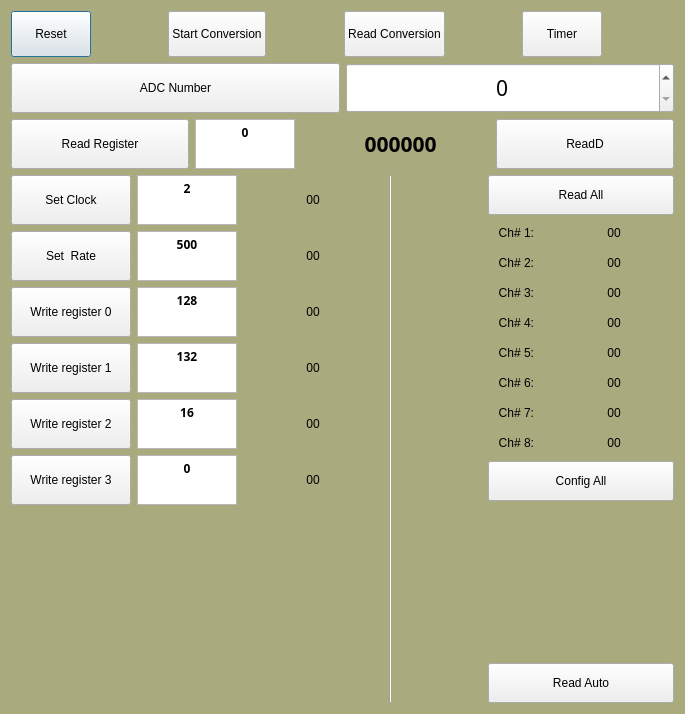
<?xml version="1.0" encoding="UTF-8"?>
<ui version="4.0">
 <class>NewDebug</class>
 <widget class="QDialog" name="NewDebug">
  <property name="geometry">
   <rect>
    <x>0</x>
    <y>0</y>
    <width>685</width>
    <height>714</height>
   </rect>
  </property>
  <property name="windowTitle">
   <string>Dialog</string>
  </property>
  <property name="styleSheet">
   <string notr="true">QDialog {
	background-color: rgb(170, 170, 127);
}
QPushButton{
	font: 500 13pt &quot;Sans Serif&quot;;
}
QLabel {
	font: 700 16pt &quot;Sans Serif&quot;;
}
QEditText {
	font: 700 16pt &quot;Sans Serif&quot;;
}
</string>
  </property>
  <layout class="QVBoxLayout" name="verticalLayout_3">
   <item>
    <layout class="QHBoxLayout" name="horizontalLayout_8">
     <item>
      <widget class="QPushButton" name="pb_Reset">
       <property name="sizePolicy">
        <sizepolicy hsizetype="Minimum" vsizetype="Preferred">
         <horstretch>0</horstretch>
         <verstretch>0</verstretch>
        </sizepolicy>
       </property>
       <property name="text">
        <string>Reset</string>
       </property>
      </widget>
     </item>
     <item>
      <spacer name="horizontalSpacer_7">
       <property name="orientation">
        <enum>Qt::Horizontal</enum>
       </property>
       <property name="sizeHint" stdset="0">
        <size>
         <width>40</width>
         <height>20</height>
        </size>
       </property>
      </spacer>
     </item>
     <item>
      <spacer name="horizontalSpacer_11">
       <property name="orientation">
        <enum>Qt::Horizontal</enum>
       </property>
       <property name="sizeHint" stdset="0">
        <size>
         <width>260</width>
         <height>46</height>
        </size>
       </property>
      </spacer>
     </item>
     <item>
      <widget class="QPushButton" name="pb_StartConversion">
       <property name="sizePolicy">
        <sizepolicy hsizetype="Minimum" vsizetype="Preferred">
         <horstretch>0</horstretch>
         <verstretch>0</verstretch>
        </sizepolicy>
       </property>
       <property name="text">
        <string>Start Conversion</string>
       </property>
      </widget>
     </item>
     <item>
      <spacer name="horizontalSpacer_10">
       <property name="orientation">
        <enum>Qt::Horizontal</enum>
       </property>
       <property name="sizeHint" stdset="0">
        <size>
         <width>260</width>
         <height>46</height>
        </size>
       </property>
      </spacer>
     </item>
     <item>
      <widget class="QPushButton" name="pb_ReadConversion">
       <property name="sizePolicy">
        <sizepolicy hsizetype="Minimum" vsizetype="Preferred">
         <horstretch>0</horstretch>
         <verstretch>0</verstretch>
        </sizepolicy>
       </property>
       <property name="text">
        <string>Read Conversion</string>
       </property>
      </widget>
     </item>
     <item>
      <spacer name="horizontalSpacer_9">
       <property name="orientation">
        <enum>Qt::Horizontal</enum>
       </property>
       <property name="sizeHint" stdset="0">
        <size>
         <width>260</width>
         <height>46</height>
        </size>
       </property>
      </spacer>
     </item>
     <item>
      <widget class="QPushButton" name="pb_Timer">
       <property name="sizePolicy">
        <sizepolicy hsizetype="Minimum" vsizetype="Preferred">
         <horstretch>0</horstretch>
         <verstretch>0</verstretch>
        </sizepolicy>
       </property>
       <property name="text">
        <string>Timer</string>
       </property>
      </widget>
     </item>
     <item>
      <spacer name="horizontalSpacer_8">
       <property name="orientation">
        <enum>Qt::Horizontal</enum>
       </property>
       <property name="sizeHint" stdset="0">
        <size>
         <width>260</width>
         <height>46</height>
        </size>
       </property>
      </spacer>
     </item>
    </layout>
   </item>
   <item>
    <layout class="QHBoxLayout" name="horizontalLayout_7">
     <item>
      <widget class="QPushButton" name="pb_ADC_Number">
       <property name="sizePolicy">
        <sizepolicy hsizetype="Minimum" vsizetype="Preferred">
         <horstretch>0</horstretch>
         <verstretch>0</verstretch>
        </sizepolicy>
       </property>
       <property name="minimumSize">
        <size>
         <width>0</width>
         <height>50</height>
        </size>
       </property>
       <property name="text">
        <string>ADC Number</string>
       </property>
      </widget>
     </item>
     <item>
      <widget class="QSpinBox" name="sp_ADC">
       <property name="sizePolicy">
        <sizepolicy hsizetype="Minimum" vsizetype="Preferred">
         <horstretch>0</horstretch>
         <verstretch>0</verstretch>
        </sizepolicy>
       </property>
       <property name="font">
        <font>
         <family>Ubuntu Light</family>
         <pointsize>16</pointsize>
        </font>
       </property>
       <property name="alignment">
        <set>Qt::AlignCenter</set>
       </property>
       <property name="maximum">
        <number>47</number>
       </property>
      </widget>
     </item>
    </layout>
   </item>
   <item>
    <layout class="QHBoxLayout" name="horizontalLayout_9">
     <item>
      <widget class="QPushButton" name="pb_readRegister">
       <property name="sizePolicy">
        <sizepolicy hsizetype="Minimum" vsizetype="Preferred">
         <horstretch>0</horstretch>
         <verstretch>0</verstretch>
        </sizepolicy>
       </property>
       <property name="minimumSize">
        <size>
         <width>120</width>
         <height>0</height>
        </size>
       </property>
       <property name="text">
        <string>Read Register</string>
       </property>
      </widget>
     </item>
     <item>
      <widget class="QTextEdit" name="txt_readRegister">
       <property name="maximumSize">
        <size>
         <width>100</width>
         <height>50</height>
        </size>
       </property>
       <property name="font">
        <font>
         <family>Ubuntu Light</family>
         <pointsize>16</pointsize>
        </font>
       </property>
       <property name="html">
        <string>&lt;!DOCTYPE HTML PUBLIC &quot;-//W3C//DTD HTML 4.0//EN&quot; &quot;http://www.w3.org/TR/REC-html40/strict.dtd&quot;&gt;
&lt;html&gt;&lt;head&gt;&lt;meta name=&quot;qrichtext&quot; content=&quot;1&quot; /&gt;&lt;style type=&quot;text/css&quot;&gt;
p, li { white-space: pre-wrap; }
&lt;/style&gt;&lt;/head&gt;&lt;body style=&quot; font-family:'Ubuntu Light'; font-size:16pt; font-weight:400; font-style:normal;&quot;&gt;
&lt;p align=&quot;center&quot; style=&quot; margin-top:0px; margin-bottom:0px; margin-left:0px; margin-right:0px; -qt-block-indent:0; text-indent:0px;&quot;&gt;&lt;span style=&quot; font-family:'Sans Serif'; font-size:9pt; font-weight:600;&quot;&gt;0&lt;/span&gt;&lt;/p&gt;&lt;/body&gt;&lt;/html&gt;</string>
       </property>
      </widget>
     </item>
     <item>
      <spacer name="horizontalSpacer_12">
       <property name="orientation">
        <enum>Qt::Horizontal</enum>
       </property>
       <property name="sizeType">
        <enum>QSizePolicy::Preferred</enum>
       </property>
       <property name="sizeHint" stdset="0">
        <size>
         <width>10</width>
         <height>20</height>
        </size>
       </property>
      </spacer>
     </item>
     <item>
      <widget class="QLabel" name="lbl_readRegister">
       <property name="minimumSize">
        <size>
         <width>60</width>
         <height>0</height>
        </size>
       </property>
       <property name="font">
        <font>
         <family>Sans Serif</family>
         <pointsize>16</pointsize>
         <weight>87</weight>
         <italic>false</italic>
         <bold>true</bold>
        </font>
       </property>
       <property name="text">
        <string>000000</string>
       </property>
       <property name="alignment">
        <set>Qt::AlignCenter</set>
       </property>
       <property name="wordWrap">
        <bool>true</bool>
       </property>
      </widget>
     </item>
     <item>
      <widget class="QPushButton" name="pb_readRegister_2">
       <property name="sizePolicy">
        <sizepolicy hsizetype="Minimum" vsizetype="Preferred">
         <horstretch>0</horstretch>
         <verstretch>0</verstretch>
        </sizepolicy>
       </property>
       <property name="minimumSize">
        <size>
         <width>80</width>
         <height>0</height>
        </size>
       </property>
       <property name="text">
        <string>ReadD</string>
       </property>
      </widget>
     </item>
    </layout>
   </item>
   <item>
    <layout class="QHBoxLayout" name="horizontalLayout_18">
     <item>
      <layout class="QVBoxLayout" name="verticalLayout">
       <item>
        <layout class="QHBoxLayout" name="horizontalLayout_6">
         <item>
          <widget class="QPushButton" name="pb_setClock">
           <property name="sizePolicy">
            <sizepolicy hsizetype="Minimum" vsizetype="Preferred">
             <horstretch>0</horstretch>
             <verstretch>0</verstretch>
            </sizepolicy>
           </property>
           <property name="minimumSize">
            <size>
             <width>120</width>
             <height>0</height>
            </size>
           </property>
           <property name="text">
            <string>Set Clock</string>
           </property>
          </widget>
         </item>
         <item>
          <widget class="QTextEdit" name="txt_setClock">
           <property name="maximumSize">
            <size>
             <width>100</width>
             <height>50</height>
            </size>
           </property>
           <property name="font">
            <font>
             <family>Ubuntu Light</family>
             <pointsize>16</pointsize>
            </font>
           </property>
           <property name="html">
            <string>&lt;!DOCTYPE HTML PUBLIC &quot;-//W3C//DTD HTML 4.0//EN&quot; &quot;http://www.w3.org/TR/REC-html40/strict.dtd&quot;&gt;
&lt;html&gt;&lt;head&gt;&lt;meta name=&quot;qrichtext&quot; content=&quot;1&quot; /&gt;&lt;style type=&quot;text/css&quot;&gt;
p, li { white-space: pre-wrap; }
&lt;/style&gt;&lt;/head&gt;&lt;body style=&quot; font-family:'Ubuntu Light'; font-size:16pt; font-weight:400; font-style:normal;&quot;&gt;
&lt;p align=&quot;center&quot; style=&quot; margin-top:0px; margin-bottom:0px; margin-left:0px; margin-right:0px; -qt-block-indent:0; text-indent:0px;&quot;&gt;&lt;span style=&quot; font-family:'Sans Serif'; font-size:9pt; font-weight:600;&quot;&gt;2&lt;/span&gt;&lt;/p&gt;&lt;/body&gt;&lt;/html&gt;</string>
           </property>
          </widget>
         </item>
         <item>
          <spacer name="horizontalSpacer_6">
           <property name="orientation">
            <enum>Qt::Horizontal</enum>
           </property>
           <property name="sizeHint" stdset="0">
            <size>
             <width>40</width>
             <height>20</height>
            </size>
           </property>
          </spacer>
         </item>
         <item>
          <widget class="QLabel" name="lbl_SetClock">
           <property name="minimumSize">
            <size>
             <width>60</width>
             <height>0</height>
            </size>
           </property>
           <property name="text">
            <string>00</string>
           </property>
           <property name="alignment">
            <set>Qt::AlignCenter</set>
           </property>
          </widget>
         </item>
         <item>
          <spacer name="horizontalSpacer_13">
           <property name="orientation">
            <enum>Qt::Horizontal</enum>
           </property>
           <property name="sizeHint" stdset="0">
            <size>
             <width>40</width>
             <height>20</height>
            </size>
           </property>
          </spacer>
         </item>
        </layout>
       </item>
       <item>
        <layout class="QHBoxLayout" name="horizontalLayout_5">
         <item>
          <widget class="QPushButton" name="pb_samplingRate">
           <property name="sizePolicy">
            <sizepolicy hsizetype="Minimum" vsizetype="Preferred">
             <horstretch>0</horstretch>
             <verstretch>0</verstretch>
            </sizepolicy>
           </property>
           <property name="minimumSize">
            <size>
             <width>120</width>
             <height>0</height>
            </size>
           </property>
           <property name="text">
            <string>Set  Rate</string>
           </property>
          </widget>
         </item>
         <item>
          <widget class="QTextEdit" name="txt_setSamplingRate">
           <property name="maximumSize">
            <size>
             <width>100</width>
             <height>50</height>
            </size>
           </property>
           <property name="font">
            <font>
             <family>Ubuntu Light</family>
             <pointsize>16</pointsize>
            </font>
           </property>
           <property name="html">
            <string>&lt;!DOCTYPE HTML PUBLIC &quot;-//W3C//DTD HTML 4.0//EN&quot; &quot;http://www.w3.org/TR/REC-html40/strict.dtd&quot;&gt;
&lt;html&gt;&lt;head&gt;&lt;meta name=&quot;qrichtext&quot; content=&quot;1&quot; /&gt;&lt;style type=&quot;text/css&quot;&gt;
p, li { white-space: pre-wrap; }
&lt;/style&gt;&lt;/head&gt;&lt;body style=&quot; font-family:'Ubuntu Light'; font-size:16pt; font-weight:400; font-style:normal;&quot;&gt;
&lt;p align=&quot;center&quot; style=&quot; margin-top:0px; margin-bottom:0px; margin-left:0px; margin-right:0px; -qt-block-indent:0; text-indent:0px;&quot;&gt;&lt;span style=&quot; font-family:'Sans Serif'; font-size:9pt; font-weight:600;&quot;&gt;500&lt;/span&gt;&lt;/p&gt;&lt;/body&gt;&lt;/html&gt;</string>
           </property>
          </widget>
         </item>
         <item>
          <spacer name="horizontalSpacer_5">
           <property name="orientation">
            <enum>Qt::Horizontal</enum>
           </property>
           <property name="sizeHint" stdset="0">
            <size>
             <width>40</width>
             <height>20</height>
            </size>
           </property>
          </spacer>
         </item>
         <item>
          <widget class="QLabel" name="lbl_setSamplingRate">
           <property name="minimumSize">
            <size>
             <width>60</width>
             <height>0</height>
            </size>
           </property>
           <property name="text">
            <string>00</string>
           </property>
           <property name="alignment">
            <set>Qt::AlignCenter</set>
           </property>
          </widget>
         </item>
         <item>
          <spacer name="horizontalSpacer_14">
           <property name="orientation">
            <enum>Qt::Horizontal</enum>
           </property>
           <property name="sizeHint" stdset="0">
            <size>
             <width>40</width>
             <height>20</height>
            </size>
           </property>
          </spacer>
         </item>
        </layout>
       </item>
       <item>
        <layout class="QHBoxLayout" name="horizontalLayout">
         <item>
          <widget class="QPushButton" name="pb_writeRegister_1">
           <property name="sizePolicy">
            <sizepolicy hsizetype="Minimum" vsizetype="Preferred">
             <horstretch>0</horstretch>
             <verstretch>0</verstretch>
            </sizepolicy>
           </property>
           <property name="minimumSize">
            <size>
             <width>120</width>
             <height>0</height>
            </size>
           </property>
           <property name="text">
            <string>Write register 0</string>
           </property>
          </widget>
         </item>
         <item>
          <widget class="QTextEdit" name="txt_writeRegister_1">
           <property name="maximumSize">
            <size>
             <width>100</width>
             <height>50</height>
            </size>
           </property>
           <property name="font">
            <font>
             <family>Ubuntu Light</family>
             <pointsize>16</pointsize>
            </font>
           </property>
           <property name="html">
            <string>&lt;!DOCTYPE HTML PUBLIC &quot;-//W3C//DTD HTML 4.0//EN&quot; &quot;http://www.w3.org/TR/REC-html40/strict.dtd&quot;&gt;
&lt;html&gt;&lt;head&gt;&lt;meta name=&quot;qrichtext&quot; content=&quot;1&quot; /&gt;&lt;style type=&quot;text/css&quot;&gt;
p, li { white-space: pre-wrap; }
&lt;/style&gt;&lt;/head&gt;&lt;body style=&quot; font-family:'Ubuntu Light'; font-size:16pt; font-weight:400; font-style:normal;&quot;&gt;
&lt;p align=&quot;center&quot; style=&quot; margin-top:0px; margin-bottom:0px; margin-left:0px; margin-right:0px; -qt-block-indent:0; text-indent:0px;&quot;&gt;&lt;span style=&quot; font-family:'Sans Serif'; font-size:9pt; font-weight:600;&quot;&gt;128&lt;/span&gt;&lt;/p&gt;&lt;/body&gt;&lt;/html&gt;</string>
           </property>
          </widget>
         </item>
         <item>
          <spacer name="horizontalSpacer">
           <property name="orientation">
            <enum>Qt::Horizontal</enum>
           </property>
           <property name="sizeHint" stdset="0">
            <size>
             <width>40</width>
             <height>20</height>
            </size>
           </property>
          </spacer>
         </item>
         <item>
          <widget class="QLabel" name="lbl_writeRegister_1">
           <property name="minimumSize">
            <size>
             <width>60</width>
             <height>0</height>
            </size>
           </property>
           <property name="text">
            <string>00</string>
           </property>
           <property name="alignment">
            <set>Qt::AlignCenter</set>
           </property>
          </widget>
         </item>
         <item>
          <spacer name="horizontalSpacer_15">
           <property name="orientation">
            <enum>Qt::Horizontal</enum>
           </property>
           <property name="sizeHint" stdset="0">
            <size>
             <width>40</width>
             <height>20</height>
            </size>
           </property>
          </spacer>
         </item>
        </layout>
       </item>
       <item>
        <layout class="QHBoxLayout" name="horizontalLayout_2">
         <item>
          <widget class="QPushButton" name="pb_writeRegister_2">
           <property name="sizePolicy">
            <sizepolicy hsizetype="Minimum" vsizetype="Preferred">
             <horstretch>0</horstretch>
             <verstretch>0</verstretch>
            </sizepolicy>
           </property>
           <property name="minimumSize">
            <size>
             <width>120</width>
             <height>0</height>
            </size>
           </property>
           <property name="text">
            <string>Write register 1</string>
           </property>
          </widget>
         </item>
         <item>
          <widget class="QTextEdit" name="txt_writeRegister_2">
           <property name="maximumSize">
            <size>
             <width>100</width>
             <height>50</height>
            </size>
           </property>
           <property name="font">
            <font>
             <family>Ubuntu Light</family>
             <pointsize>16</pointsize>
            </font>
           </property>
           <property name="html">
            <string>&lt;!DOCTYPE HTML PUBLIC &quot;-//W3C//DTD HTML 4.0//EN&quot; &quot;http://www.w3.org/TR/REC-html40/strict.dtd&quot;&gt;
&lt;html&gt;&lt;head&gt;&lt;meta name=&quot;qrichtext&quot; content=&quot;1&quot; /&gt;&lt;style type=&quot;text/css&quot;&gt;
p, li { white-space: pre-wrap; }
&lt;/style&gt;&lt;/head&gt;&lt;body style=&quot; font-family:'Ubuntu Light'; font-size:16pt; font-weight:400; font-style:normal;&quot;&gt;
&lt;p align=&quot;center&quot; style=&quot; margin-top:0px; margin-bottom:0px; margin-left:0px; margin-right:0px; -qt-block-indent:0; text-indent:0px;&quot;&gt;&lt;span style=&quot; font-family:'Sans Serif'; font-size:9pt; font-weight:600;&quot;&gt;132&lt;/span&gt;&lt;/p&gt;&lt;/body&gt;&lt;/html&gt;</string>
           </property>
          </widget>
         </item>
         <item>
          <spacer name="horizontalSpacer_2">
           <property name="orientation">
            <enum>Qt::Horizontal</enum>
           </property>
           <property name="sizeHint" stdset="0">
            <size>
             <width>40</width>
             <height>20</height>
            </size>
           </property>
          </spacer>
         </item>
         <item>
          <widget class="QLabel" name="lbl_writeRegister_2">
           <property name="minimumSize">
            <size>
             <width>60</width>
             <height>0</height>
            </size>
           </property>
           <property name="text">
            <string>00</string>
           </property>
           <property name="alignment">
            <set>Qt::AlignCenter</set>
           </property>
          </widget>
         </item>
         <item>
          <spacer name="horizontalSpacer_16">
           <property name="orientation">
            <enum>Qt::Horizontal</enum>
           </property>
           <property name="sizeHint" stdset="0">
            <size>
             <width>40</width>
             <height>20</height>
            </size>
           </property>
          </spacer>
         </item>
        </layout>
       </item>
       <item>
        <layout class="QHBoxLayout" name="horizontalLayout_3">
         <item>
          <widget class="QPushButton" name="pb_writeRegister_3">
           <property name="sizePolicy">
            <sizepolicy hsizetype="Minimum" vsizetype="Preferred">
             <horstretch>0</horstretch>
             <verstretch>0</verstretch>
            </sizepolicy>
           </property>
           <property name="minimumSize">
            <size>
             <width>120</width>
             <height>0</height>
            </size>
           </property>
           <property name="text">
            <string>Write register 2</string>
           </property>
          </widget>
         </item>
         <item>
          <widget class="QTextEdit" name="txt_writeRegister_3">
           <property name="maximumSize">
            <size>
             <width>100</width>
             <height>50</height>
            </size>
           </property>
           <property name="font">
            <font>
             <family>Ubuntu Light</family>
             <pointsize>16</pointsize>
             <weight>75</weight>
             <italic>false</italic>
             <bold>true</bold>
            </font>
           </property>
           <property name="html">
            <string>&lt;!DOCTYPE HTML PUBLIC &quot;-//W3C//DTD HTML 4.0//EN&quot; &quot;http://www.w3.org/TR/REC-html40/strict.dtd&quot;&gt;
&lt;html&gt;&lt;head&gt;&lt;meta name=&quot;qrichtext&quot; content=&quot;1&quot; /&gt;&lt;style type=&quot;text/css&quot;&gt;
p, li { white-space: pre-wrap; }
&lt;/style&gt;&lt;/head&gt;&lt;body style=&quot; font-family:'Ubuntu Light'; font-size:16pt; font-weight:600; font-style:normal;&quot;&gt;
&lt;p align=&quot;center&quot; style=&quot; margin-top:0px; margin-bottom:0px; margin-left:0px; margin-right:0px; -qt-block-indent:0; text-indent:0px;&quot;&gt;&lt;span style=&quot; font-family:'Sans Serif'; font-size:9pt;&quot;&gt;16&lt;/span&gt;&lt;/p&gt;&lt;/body&gt;&lt;/html&gt;</string>
           </property>
          </widget>
         </item>
         <item>
          <spacer name="horizontalSpacer_3">
           <property name="orientation">
            <enum>Qt::Horizontal</enum>
           </property>
           <property name="sizeHint" stdset="0">
            <size>
             <width>40</width>
             <height>20</height>
            </size>
           </property>
          </spacer>
         </item>
         <item>
          <widget class="QLabel" name="lbl_writeRegister_3">
           <property name="minimumSize">
            <size>
             <width>60</width>
             <height>0</height>
            </size>
           </property>
           <property name="text">
            <string>00</string>
           </property>
           <property name="alignment">
            <set>Qt::AlignCenter</set>
           </property>
          </widget>
         </item>
         <item>
          <spacer name="horizontalSpacer_17">
           <property name="orientation">
            <enum>Qt::Horizontal</enum>
           </property>
           <property name="sizeHint" stdset="0">
            <size>
             <width>40</width>
             <height>20</height>
            </size>
           </property>
          </spacer>
         </item>
        </layout>
       </item>
       <item>
        <layout class="QHBoxLayout" name="horizontalLayout_4">
         <item>
          <widget class="QPushButton" name="pb_writeRegister_4">
           <property name="sizePolicy">
            <sizepolicy hsizetype="Minimum" vsizetype="Preferred">
             <horstretch>0</horstretch>
             <verstretch>0</verstretch>
            </sizepolicy>
           </property>
           <property name="minimumSize">
            <size>
             <width>120</width>
             <height>0</height>
            </size>
           </property>
           <property name="text">
            <string>Write register 3</string>
           </property>
          </widget>
         </item>
         <item>
          <widget class="QTextEdit" name="txt_writeRegister_4">
           <property name="maximumSize">
            <size>
             <width>100</width>
             <height>50</height>
            </size>
           </property>
           <property name="font">
            <font>
             <family>Ubuntu Light</family>
             <pointsize>16</pointsize>
            </font>
           </property>
           <property name="html">
            <string>&lt;!DOCTYPE HTML PUBLIC &quot;-//W3C//DTD HTML 4.0//EN&quot; &quot;http://www.w3.org/TR/REC-html40/strict.dtd&quot;&gt;
&lt;html&gt;&lt;head&gt;&lt;meta name=&quot;qrichtext&quot; content=&quot;1&quot; /&gt;&lt;style type=&quot;text/css&quot;&gt;
p, li { white-space: pre-wrap; }
&lt;/style&gt;&lt;/head&gt;&lt;body style=&quot; font-family:'Ubuntu Light'; font-size:16pt; font-weight:400; font-style:normal;&quot;&gt;
&lt;p align=&quot;center&quot; style=&quot; margin-top:0px; margin-bottom:0px; margin-left:0px; margin-right:0px; -qt-block-indent:0; text-indent:0px;&quot;&gt;&lt;span style=&quot; font-family:'Sans Serif'; font-size:9pt; font-weight:600;&quot;&gt;0&lt;/span&gt;&lt;/p&gt;&lt;/body&gt;&lt;/html&gt;</string>
           </property>
          </widget>
         </item>
         <item>
          <spacer name="horizontalSpacer_4">
           <property name="orientation">
            <enum>Qt::Horizontal</enum>
           </property>
           <property name="sizeHint" stdset="0">
            <size>
             <width>40</width>
             <height>20</height>
            </size>
           </property>
          </spacer>
         </item>
         <item>
          <widget class="QLabel" name="lbl_writeRegister_4">
           <property name="minimumSize">
            <size>
             <width>60</width>
             <height>0</height>
            </size>
           </property>
           <property name="text">
            <string>00</string>
           </property>
           <property name="alignment">
            <set>Qt::AlignCenter</set>
           </property>
          </widget>
         </item>
         <item>
          <spacer name="horizontalSpacer_18">
           <property name="orientation">
            <enum>Qt::Horizontal</enum>
           </property>
           <property name="sizeHint" stdset="0">
            <size>
             <width>40</width>
             <height>20</height>
            </size>
           </property>
          </spacer>
         </item>
        </layout>
       </item>
       <item>
        <spacer name="verticalSpacer">
         <property name="orientation">
          <enum>Qt::Vertical</enum>
         </property>
         <property name="sizeHint" stdset="0">
          <size>
           <width>20</width>
           <height>40</height>
          </size>
         </property>
        </spacer>
       </item>
      </layout>
     </item>
     <item>
      <widget class="Line" name="line">
       <property name="orientation">
        <enum>Qt::Vertical</enum>
       </property>
      </widget>
     </item>
     <item>
      <spacer name="horizontalSpacer_19">
       <property name="orientation">
        <enum>Qt::Horizontal</enum>
       </property>
       <property name="sizeHint" stdset="0">
        <size>
         <width>40</width>
         <height>20</height>
        </size>
       </property>
      </spacer>
     </item>
     <item>
      <layout class="QVBoxLayout" name="verticalLayout_2">
       <item>
        <widget class="QPushButton" name="pb_read_ALLChannels">
         <property name="sizePolicy">
          <sizepolicy hsizetype="Minimum" vsizetype="Preferred">
           <horstretch>0</horstretch>
           <verstretch>0</verstretch>
          </sizepolicy>
         </property>
         <property name="minimumSize">
          <size>
           <width>80</width>
           <height>40</height>
          </size>
         </property>
         <property name="text">
          <string>Read All</string>
         </property>
        </widget>
       </item>
       <item>
        <layout class="QHBoxLayout" name="horizontalLayout_10">
         <item>
          <widget class="QLabel" name="label">
           <property name="minimumSize">
            <size>
             <width>60</width>
             <height>0</height>
            </size>
           </property>
           <property name="text">
            <string>Ch# 1: </string>
           </property>
           <property name="alignment">
            <set>Qt::AlignCenter</set>
           </property>
          </widget>
         </item>
         <item>
          <widget class="QLabel" name="lbl_Channel_1">
           <property name="minimumSize">
            <size>
             <width>120</width>
             <height>0</height>
            </size>
           </property>
           <property name="styleSheet">
            <string notr="true">padding-top:5px; padding-bottom:5px;</string>
           </property>
           <property name="text">
            <string>00</string>
           </property>
           <property name="alignment">
            <set>Qt::AlignCenter</set>
           </property>
          </widget>
         </item>
        </layout>
       </item>
       <item>
        <layout class="QHBoxLayout" name="horizontalLayout_11">
         <item>
          <widget class="QLabel" name="label_2">
           <property name="minimumSize">
            <size>
             <width>60</width>
             <height>0</height>
            </size>
           </property>
           <property name="text">
            <string>Ch# 2: </string>
           </property>
           <property name="alignment">
            <set>Qt::AlignCenter</set>
           </property>
          </widget>
         </item>
         <item>
          <widget class="QLabel" name="lbl_Channel_2">
           <property name="minimumSize">
            <size>
             <width>120</width>
             <height>0</height>
            </size>
           </property>
           <property name="styleSheet">
            <string notr="true">padding-top:5px; padding-bottom:5px;</string>
           </property>
           <property name="text">
            <string>00</string>
           </property>
           <property name="alignment">
            <set>Qt::AlignCenter</set>
           </property>
          </widget>
         </item>
        </layout>
       </item>
       <item>
        <layout class="QHBoxLayout" name="horizontalLayout_12">
         <item>
          <widget class="QLabel" name="label_3">
           <property name="minimumSize">
            <size>
             <width>60</width>
             <height>0</height>
            </size>
           </property>
           <property name="text">
            <string>Ch# 3: </string>
           </property>
           <property name="alignment">
            <set>Qt::AlignCenter</set>
           </property>
          </widget>
         </item>
         <item>
          <widget class="QLabel" name="lbl_Channel_3">
           <property name="minimumSize">
            <size>
             <width>120</width>
             <height>0</height>
            </size>
           </property>
           <property name="styleSheet">
            <string notr="true">padding-top:5px; padding-bottom:5px;</string>
           </property>
           <property name="text">
            <string>00</string>
           </property>
           <property name="alignment">
            <set>Qt::AlignCenter</set>
           </property>
          </widget>
         </item>
        </layout>
       </item>
       <item>
        <layout class="QHBoxLayout" name="horizontalLayout_13">
         <item>
          <widget class="QLabel" name="label_4">
           <property name="minimumSize">
            <size>
             <width>60</width>
             <height>0</height>
            </size>
           </property>
           <property name="text">
            <string>Ch# 4: </string>
           </property>
           <property name="alignment">
            <set>Qt::AlignCenter</set>
           </property>
          </widget>
         </item>
         <item>
          <widget class="QLabel" name="lbl_Channel_4">
           <property name="minimumSize">
            <size>
             <width>120</width>
             <height>0</height>
            </size>
           </property>
           <property name="styleSheet">
            <string notr="true">padding-top:5px; padding-bottom:5px;</string>
           </property>
           <property name="text">
            <string>00</string>
           </property>
           <property name="alignment">
            <set>Qt::AlignCenter</set>
           </property>
          </widget>
         </item>
        </layout>
       </item>
       <item>
        <layout class="QHBoxLayout" name="horizontalLayout_14">
         <item>
          <widget class="QLabel" name="label_5">
           <property name="minimumSize">
            <size>
             <width>60</width>
             <height>0</height>
            </size>
           </property>
           <property name="text">
            <string>Ch# 5: </string>
           </property>
           <property name="alignment">
            <set>Qt::AlignCenter</set>
           </property>
          </widget>
         </item>
         <item>
          <widget class="QLabel" name="lbl_Channel_5">
           <property name="minimumSize">
            <size>
             <width>120</width>
             <height>0</height>
            </size>
           </property>
           <property name="styleSheet">
            <string notr="true">padding-top:5px; padding-bottom:5px;</string>
           </property>
           <property name="text">
            <string>00</string>
           </property>
           <property name="alignment">
            <set>Qt::AlignCenter</set>
           </property>
          </widget>
         </item>
        </layout>
       </item>
       <item>
        <layout class="QHBoxLayout" name="horizontalLayout_15">
         <item>
          <widget class="QLabel" name="label_6">
           <property name="minimumSize">
            <size>
             <width>60</width>
             <height>0</height>
            </size>
           </property>
           <property name="text">
            <string>Ch# 6: </string>
           </property>
           <property name="alignment">
            <set>Qt::AlignCenter</set>
           </property>
          </widget>
         </item>
         <item>
          <widget class="QLabel" name="lbl_Channel_6">
           <property name="minimumSize">
            <size>
             <width>120</width>
             <height>0</height>
            </size>
           </property>
           <property name="styleSheet">
            <string notr="true">padding-top:5px; padding-bottom:5px;</string>
           </property>
           <property name="text">
            <string>00</string>
           </property>
           <property name="alignment">
            <set>Qt::AlignCenter</set>
           </property>
          </widget>
         </item>
        </layout>
       </item>
       <item>
        <layout class="QHBoxLayout" name="horizontalLayout_16">
         <item>
          <widget class="QLabel" name="label_7">
           <property name="minimumSize">
            <size>
             <width>60</width>
             <height>0</height>
            </size>
           </property>
           <property name="text">
            <string>Ch# 7: </string>
           </property>
           <property name="alignment">
            <set>Qt::AlignCenter</set>
           </property>
          </widget>
         </item>
         <item>
          <widget class="QLabel" name="lbl_Channel_7">
           <property name="minimumSize">
            <size>
             <width>120</width>
             <height>0</height>
            </size>
           </property>
           <property name="styleSheet">
            <string notr="true">padding-top:5px; padding-bottom:5px;</string>
           </property>
           <property name="text">
            <string>00</string>
           </property>
           <property name="alignment">
            <set>Qt::AlignCenter</set>
           </property>
          </widget>
         </item>
        </layout>
       </item>
       <item>
        <layout class="QHBoxLayout" name="horizontalLayout_17">
         <item>
          <widget class="QLabel" name="label_8">
           <property name="minimumSize">
            <size>
             <width>60</width>
             <height>0</height>
            </size>
           </property>
           <property name="text">
            <string>Ch# 8: </string>
           </property>
           <property name="alignment">
            <set>Qt::AlignCenter</set>
           </property>
          </widget>
         </item>
         <item>
          <widget class="QLabel" name="lbl_Channel_8">
           <property name="minimumSize">
            <size>
             <width>120</width>
             <height>0</height>
            </size>
           </property>
           <property name="styleSheet">
            <string notr="true">padding-top:5px; padding-bottom:5px;</string>
           </property>
           <property name="text">
            <string>00</string>
           </property>
           <property name="alignment">
            <set>Qt::AlignCenter</set>
           </property>
          </widget>
         </item>
        </layout>
       </item>
       <item>
        <widget class="QPushButton" name="pb_ConfigAll">
         <property name="sizePolicy">
          <sizepolicy hsizetype="Minimum" vsizetype="Preferred">
           <horstretch>0</horstretch>
           <verstretch>0</verstretch>
          </sizepolicy>
         </property>
         <property name="minimumSize">
          <size>
           <width>80</width>
           <height>40</height>
          </size>
         </property>
         <property name="text">
          <string>Config All</string>
         </property>
        </widget>
       </item>
       <item>
        <spacer name="verticalSpacer_2">
         <property name="orientation">
          <enum>Qt::Vertical</enum>
         </property>
         <property name="sizeHint" stdset="0">
          <size>
           <width>20</width>
           <height>40</height>
          </size>
         </property>
        </spacer>
       </item>
       <item>
        <widget class="QPushButton" name="pb_read_Automatic">
         <property name="sizePolicy">
          <sizepolicy hsizetype="Minimum" vsizetype="Preferred">
           <horstretch>0</horstretch>
           <verstretch>0</verstretch>
          </sizepolicy>
         </property>
         <property name="minimumSize">
          <size>
           <width>80</width>
           <height>40</height>
          </size>
         </property>
         <property name="text">
          <string>Read Auto</string>
         </property>
        </widget>
       </item>
      </layout>
     </item>
    </layout>
   </item>
  </layout>
 </widget>
 <resources/>
 <connections/>
</ui>
